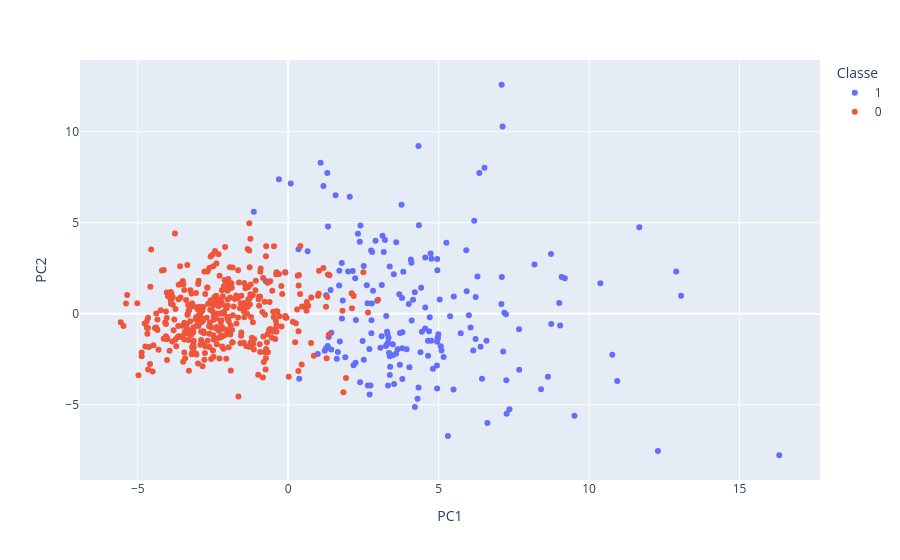

Source (notebook cell):
### Code cell
# Visualiser les classes
scatter_plot(New_df, cah_partition)

### Figure 1 — Plotly figure (JSON) as saved in the notebook; plotly's stock layout.template omitted (floating-point values rounded to 4 significant figures; data arrays with more than 128 entries replaced by an {"elided": "..."} marker saying what was removed)
{"data": [{"hovertemplate": "Classe=1<br>PC1=%{x}<br>PC2=%{y}<extra></extra>", "legendgroup": "1", "marker": {"color": "#636efa", "symbol": "circle"}, "mode": "markers", "name": "1", "orientation": "v", "showlegend": true, "type": "scatter", "x": {"elided": "184 float values"}, "xaxis": "x", "y": {"elided": "184 float values"}, "yaxis": "y"}, {"hovertemplate": "Classe=0<br>PC1=%{x}<br>PC2=%{y}<extra></extra>", "legendgroup": "0", "marker": {"color": "#EF553B", "symbol": "circle"}, "mode": "markers", "name": "0", "orientation": "v", "showlegend": true, "type": "scatter", "x": {"elided": "385 float values"}, "xaxis": "x", "y": {"elided": "385 float values"}, "yaxis": "y"}], "layout": {"legend": {"title": {"text": "Classe"}, "tracegroupgap": 0}, "margin": {"t": 60}, "xaxis": {"anchor": "y", "domain": [0, 1], "title": {"text": "PC1"}}, "yaxis": {"anchor": "x", "domain": [0, 1], "title": {"text": "PC2"}}}}
